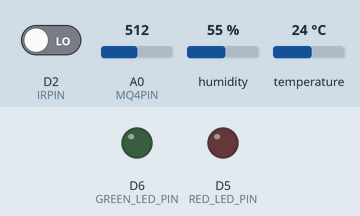
This sketch was run on a simulated ESP8266 (NodeMCU). Shown: output pins drawn as LEDs (lit = HIGH). The test bench sets the inputs (shaded band); at power-on: A0 (MQ4PIN) = 512, D2 (IRPIN) LOW, humidity 55 %, temperature 24 °C. WiFi joins after 1.5 s; servers stay silent unless stated; what the sketch prints to the serial monitor is not drawn.

Above: at 2.7 s.
2.8 s: A0 (MQ4PIN) set to 211
6.6 s: A0 (MQ4PIN) set to 184
At 9.2 s:
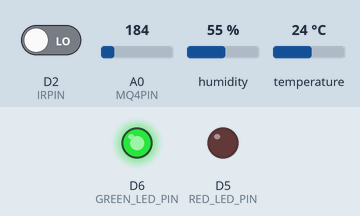
10.4 s: A0 (MQ4PIN) set to 306
At 12.3 s:
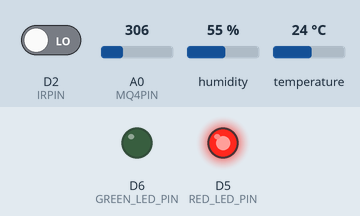
14.2 s: A0 (MQ4PIN) set to 122
At 17.2 s:
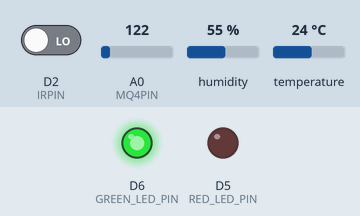
Timing chart, 0 to 18.7 s (numbered marks = the images above; inputs shaded):
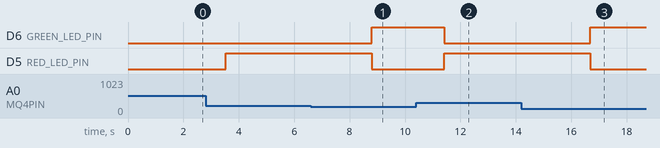

The sketch:

sfdcode.ino
```cpp
#include <ESP8266WiFi.h>
#include <Firebase_ESP_Client.h>
#include "addons/TokenHelper.h"
#include "addons/RTDBHelper.h"
#include <DHT.h>

#define WIFI_SSID "123456789"
#define WIFI_PASSWORD "123456789"
#define API_KEY "AIzaSyC0gPSHesz3RxIsbFM48OkKK_zCBhfbtmc"
#define DATABASE_URL "https://test-26075-default-rtdb.firebaseio.com/"


FirebaseData fbdo;
FirebaseAuth auth;
FirebaseConfig config;
unsigned long sendDataPrevMillis = 0;
bool signupOK = false;

#define DHTPIN D4          // Digital pin connected to the DHT sensor
#define DHTTYPE DHT11      // DHT 11
#define IRPIN D2           // Digital pin connected to the IR sensor
#define MQ4PIN A0          // Analog pin connected to the MQ-4 sensor
#define RED_LED_PIN D5     // Digital pin connected to the red LED
#define GREEN_LED_PIN D6   // Digital pin connected to the green LED

DHT dht(DHTPIN, DHTTYPE);

float temperatureThreshold = 35.0; // Temperature threshold in Celsius
float humidityThreshold = 70.0;   // Humidity threshold in percentage

void setup() {
  Serial.begin(115200);
  dht.begin();
  pinMode(IRPIN, INPUT);
  pinMode(RED_LED_PIN, OUTPUT);
  pinMode(GREEN_LED_PIN, OUTPUT);
  WiFi.begin(WIFI_SSID, WIFI_PASSWORD);
  Serial.print("Connecting to Wi-Fi");
  while (WiFi.status() != WL_CONNECTED) {
    Serial.print(".");
    delay(300);
  }
  Serial.println();
  Serial.print("Connected with IP: ");
  Serial.println(WiFi.localIP());

  // Configure Firebase
  config.api_key = API_KEY;
  config.database_url = DATABASE_URL;

  if (Firebase.signUp(&config, &auth, "", "")){
    Serial.println("Firebase authentication successful");
    signupOK = true;
  }
  else{
    Serial.printf("Firebase signup error: %s\n", config.signer.signupError.message.c_str());
  }

  Firebase.begin(&config, &auth);
  Firebase.reconnectWiFi(true);
}

void loop() {
  delay(2000);  // Wait for 2 seconds between measurements

  int irValue = digitalRead(IRPIN);
  int mq4Value = analogRead(MQ4PIN);
  float humidity = dht.readHumidity();
  float temperature = dht.readTemperature();

  if (isnan(humidity) || isnan(temperature)) {
    Serial.println("Failed to read from DHT sensor!");
    return;
  }

  Serial.print("IR Sensor Value: ");
  Serial.println(irValue);
  Serial.print("MQ-4 Sensor Value: ");
  Serial.println(mq4Value);
  Serial.print("Humidity: ");
  Serial.print(humidity);
  Serial.print("%  Temperature: ");
  Serial.print(temperature);
  Serial.println("°C");

  // Check if the temperature or humidity exceeds the threshold
  if (temperature > temperatureThreshold || humidity > humidityThreshold || irValue == HIGH || mq4Value > 200) {
    Serial.println("Food might be spoiled! Take necessary actions.");
    digitalWrite(RED_LED_PIN, HIGH);   // Turn on the red LED
    digitalWrite(GREEN_LED_PIN, LOW);  // Turn off the green LED
  } else {
    Serial.println("Food is safe.");
    digitalWrite(RED_LED_PIN, LOW);    // Turn off the red LED
    digitalWrite(GREEN_LED_PIN, HIGH); // Turn on the green LED
  }
  if (Firebase.ready() && signupOK && (millis() - sendDataPrevMillis > 1000 || sendDataPrevMillis == 0)){
    sendDataPrevMillis = millis();
    if (Firebase.RTDB.setInt(&fbdo, "main/irValue", irValue)){
      Serial.println("irValue data sent to Firebase");
      Serial.println("PATH: " + fbdo.dataPath());
      Serial.println("TYPE: " + fbdo.dataType());
    }
    else {
      Serial.println("Failed to send irValue data to Firebase"+ fbdo.errorReason());
    }
    if (Firebase.RTDB.setFloat(&fbdo, "main/temperature", temperature)){
      Serial.println("temperature data sent to Firebase");
      Serial.println("PATH: " + fbdo.dataPath());
      Serial.println("TYPE: " + fbdo.dataType());
    }
    else {
      Serial.println("Failed to send temperature data to Firebase"+ fbdo.errorReason());
    }
    if (Firebase.RTDB.setFloat(&fbdo, "main/humidity", humidity)){
      Serial.println("humidity data sent to Firebase");
      Serial.println("PATH: " + fbdo.dataPath());
      Serial.println("TYPE: " + fbdo.dataType());
    }
    else {
      Serial.println("Failed to send humidity data to Firebase"+ fbdo.errorReason());
    }
    if (Firebase.RTDB.setFloat(&fbdo, "main/mq4Value", mq4Value)){
      Serial.println("mq4Value data sent to Firebase");
      Serial.println("PATH: " + fbdo.dataPath());
      Serial.println("TYPE: " + fbdo.dataType());
    }
    else {
      Serial.println("Failed to send mq4Value data to Firebase"+ fbdo.errorReason());
    }
}
}
```

Measured:
- the behaviour switches between 201 and 200 on A0 (MQ4PIN) (found by bisection; images 0 and 1)
- after the input at 6.6 s, D6 (GREEN_LED_PIN): LOW → HIGH after 2.2 s; D5 (RED_LED_PIN): HIGH → LOW after 2.2 s
- after the input at 10.4 s, D6 (GREEN_LED_PIN): HIGH → LOW after 1.0 s; D5 (RED_LED_PIN): LOW → HIGH after 1.0 s
- after the input at 14.2 s, D6 (GREEN_LED_PIN): LOW → HIGH after 2.5 s; D5 (RED_LED_PIN): HIGH → LOW after 2.5 s
